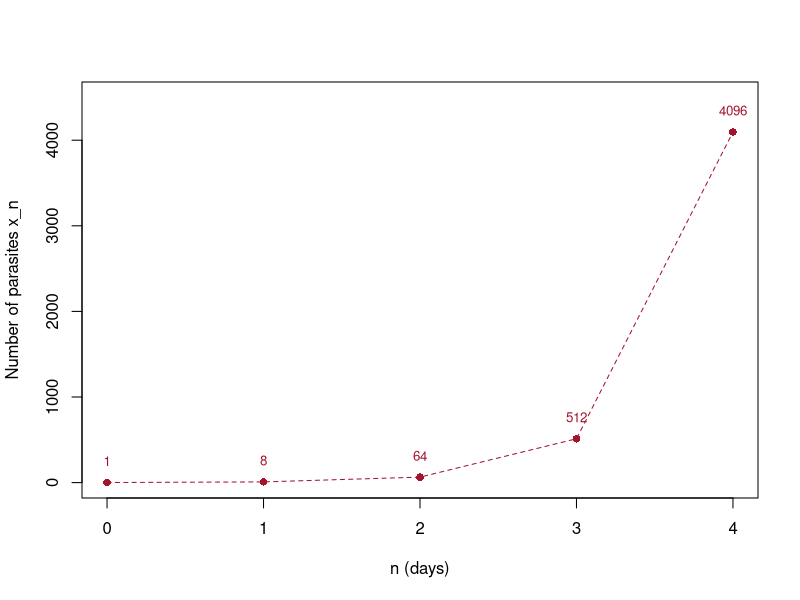

R code for this plot:
# Fig. 1.3: Malaria parasites after n days (book, Section 1.1, Eq. 1.2 and 1.3)
# recursion rule x_{n+1} = 8 x_n, x_0 = 1
# (c) 2026 Philipp Kügler · Program for the book "Dynamical Systems in the Life Sciences" · MIT License (see LICENSE)
N <- 4                             # number of days
x <- numeric(N + 1)
x[1] <- 1                          # initial value x_0 = 1 (R counts from 1: x[1] is x_0)
for (k in 1:N) {
  x[k + 1] <- 8 * x[k]             # recursion rule
}

n <- 0:N
cat(x, "\n")                         # 1 8 64 512 4096
cat(8^n * x[1], "\n")                # solution formula x_n = 8^n x_0 gives the same

rot <- rgb(0.64, 0.08, 0.18)
plot(n, x, type = "o", lty = 2, pch = 16, col = rot, xaxt = "n", ylim = c(0, 4500),
     xlab = "n (days)", ylab = "Number of parasites x_n")
axis(1, at = n)
text(n, x + 250, x, col = rot, cex = 0.8)
